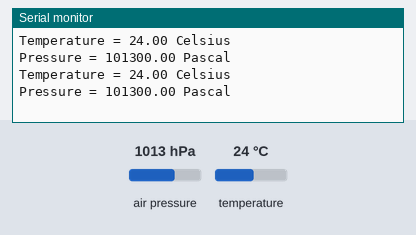
This sketch was run on a simulated Arduino Uno, built with avr-gcc and run on an emulated ATmega328P. Shown: the last lines printed to the serial monitor. Inputs (shaded band) come from the test bench; at power-on: air pressure 1013 hPa, temperature 24 °C.

Above: at 5.8 s.
5.9 s: air pressure set to 952 hPa
At 10.4 s:
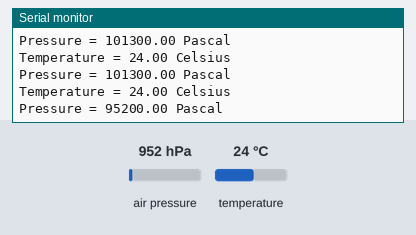
11.9 s: temperature set to 12 °C
At 15.4 s:
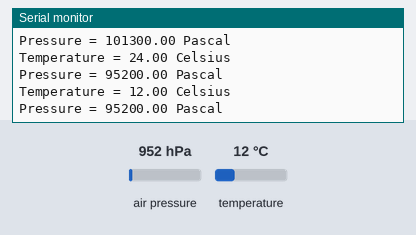
17.9 s: air pressure set to 975 hPa
At 20.5 s:
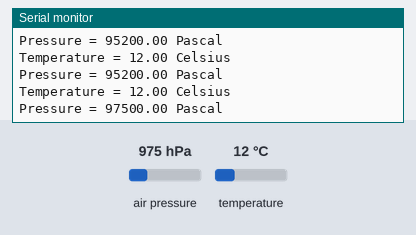
Timing chart, 0 to 22.0 s (numbered marks = the images above; inputs shaded):
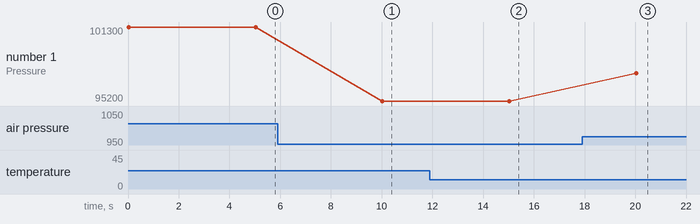

The sketch:

bmp180.ino
```cpp
#include <Wire.h>
#include <Adafruit_Sensor.h>
#include <Adafruit_BMP085_U.h>


Adafruit_BMP085_Unified bmp;// = Adafruit_BMP085_Unified(10085);

void setup()
{
  Serial.begin(9600);
  if (!bmp.begin())
  {
    Serial.println("Could not find BMP180 or BMP085 sensor at 0x77");
    while (1) {}
  }
}

void loop()
{
  float aaa,bbb;
  Serial.print("Temperature = ");
  bmp.getTemperature(&aaa);
  Serial.print(aaa);
  Serial.println(" Celsius");

  Serial.print("Pressure = ");
  bmp.getPressure(&bbb);
  Serial.print(bbb);
  Serial.println(" Pascal");


  Serial.println();
  delay(5000);
}
```

Measured:
- after the input at 5.9 s, the serial monitor: prints a new line after 4.1 s (image 1)
- after the input at 11.9 s, the serial monitor: prints a new line after 3.1 s (image 2)
- after the input at 17.9 s, the serial monitor: prints a new line after 2.1 s (image 3)
- plotted number 1: 101300 → 95200 after the input at 5.9 s, 95200 → 97500 after the input at 17.9 s
